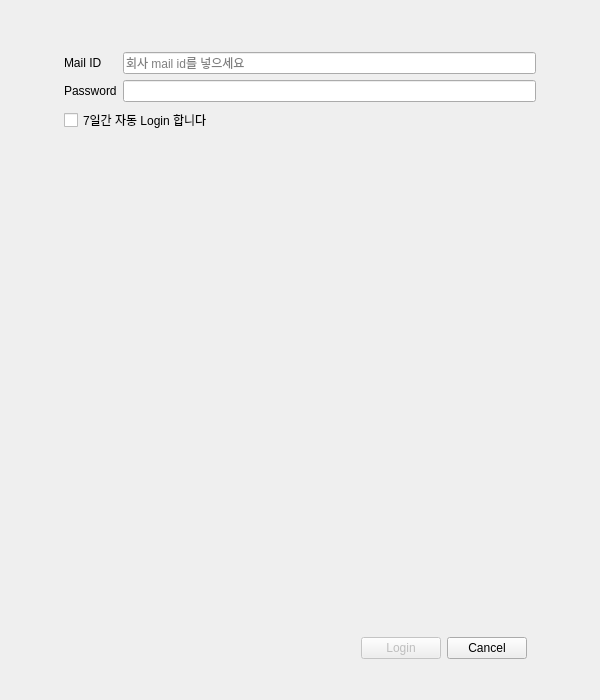
<?xml version="1.0" encoding="UTF-8"?>
<ui version="4.0">
 <class>Form</class>
 <widget class="QWidget" name="Form">
  <property name="geometry">
   <rect>
    <x>0</x>
    <y>0</y>
    <width>600</width>
    <height>700</height>
   </rect>
  </property>
  <property name="sizePolicy">
   <sizepolicy hsizetype="Fixed" vsizetype="Fixed">
    <horstretch>0</horstretch>
    <verstretch>0</verstretch>
   </sizepolicy>
  </property>
  <property name="minimumSize">
   <size>
    <width>600</width>
    <height>700</height>
   </size>
  </property>
  <property name="maximumSize">
   <size>
    <width>600</width>
    <height>700</height>
   </size>
  </property>
  <property name="windowTitle">
   <string>Log in</string>
  </property>
  <layout class="QVBoxLayout" name="verticalLayout">
   <property name="leftMargin">
    <number>64</number>
   </property>
   <property name="topMargin">
    <number>32</number>
   </property>
   <property name="rightMargin">
    <number>64</number>
   </property>
   <property name="bottomMargin">
    <number>32</number>
   </property>
   <item>
    <widget class="QLabel" name="label">
     <property name="sizePolicy">
      <sizepolicy hsizetype="Fixed" vsizetype="Fixed">
       <horstretch>0</horstretch>
       <verstretch>0</verstretch>
      </sizepolicy>
     </property>
     <property name="text">
      <string/>
     </property>
     <property name="pixmap">
      <pixmap resource="../../../../resources.qrc">:/images/sw_logo.png</pixmap>
     </property>
     <property name="scaledContents">
      <bool>true</bool>
     </property>
    </widget>
   </item>
   <item>
    <layout class="QFormLayout" name="formLayout">
     <property name="formAlignment">
      <set>Qt::AlignLeading|Qt::AlignLeft|Qt::AlignVCenter</set>
     </property>
     <item row="0" column="0">
      <widget class="QLabel" name="label_2">
       <property name="text">
        <string>Mail ID</string>
       </property>
      </widget>
     </item>
     <item row="0" column="1">
      <widget class="QLineEdit" name="lineEdit_MailID">
       <property name="alignment">
        <set>Qt::AlignLeading|Qt::AlignLeft|Qt::AlignVCenter</set>
       </property>
       <property name="placeholderText">
        <string>회사 mail id를 넣으세요</string>
       </property>
      </widget>
     </item>
     <item row="1" column="0">
      <widget class="QLabel" name="label_3">
       <property name="text">
        <string>Password</string>
       </property>
      </widget>
     </item>
     <item row="1" column="1">
      <widget class="QLineEdit" name="lineEdit_Password">
       <property name="echoMode">
        <enum>QLineEdit::Password</enum>
       </property>
      </widget>
     </item>
    </layout>
   </item>
   <item>
    <widget class="QCheckBox" name="ck_box_autoLogin">
     <property name="text">
      <string>7일간 자동 Login 합니다</string>
     </property>
    </widget>
   </item>
   <item>
    <spacer name="verticalSpacer">
     <property name="orientation">
      <enum>Qt::Vertical</enum>
     </property>
     <property name="sizeHint" stdset="0">
      <size>
       <width>20</width>
       <height>40</height>
      </size>
     </property>
    </spacer>
   </item>
   <item>
    <widget class="QFrame" name="FR_Btns">
     <property name="sizePolicy">
      <sizepolicy hsizetype="Preferred" vsizetype="Fixed">
       <horstretch>0</horstretch>
       <verstretch>0</verstretch>
      </sizepolicy>
     </property>
     <property name="frameShape">
      <enum>QFrame::NoFrame</enum>
     </property>
     <property name="frameShadow">
      <enum>QFrame::Raised</enum>
     </property>
     <layout class="QHBoxLayout" name="horizontalLayout">
      <item>
       <spacer name="horizontalSpacer">
        <property name="orientation">
         <enum>Qt::Horizontal</enum>
        </property>
        <property name="sizeHint" stdset="0">
         <size>
          <width>40</width>
          <height>20</height>
         </size>
        </property>
       </spacer>
      </item>
      <item>
       <widget class="QPushButton" name="PB_save">
        <property name="enabled">
         <bool>false</bool>
        </property>
        <property name="text">
         <string>Login</string>
        </property>
       </widget>
      </item>
      <item>
       <widget class="QPushButton" name="PB_cancel">
        <property name="sizeIncrement">
         <size>
          <width>600</width>
          <height>400</height>
         </size>
        </property>
        <property name="baseSize">
         <size>
          <width>600</width>
          <height>400</height>
         </size>
        </property>
        <property name="text">
         <string>Cancel</string>
        </property>
       </widget>
      </item>
     </layout>
    </widget>
   </item>
  </layout>
 </widget>
 <resources>
  <include location="../../../../resources.qrc"/>
 </resources>
 <connections/>
</ui>
